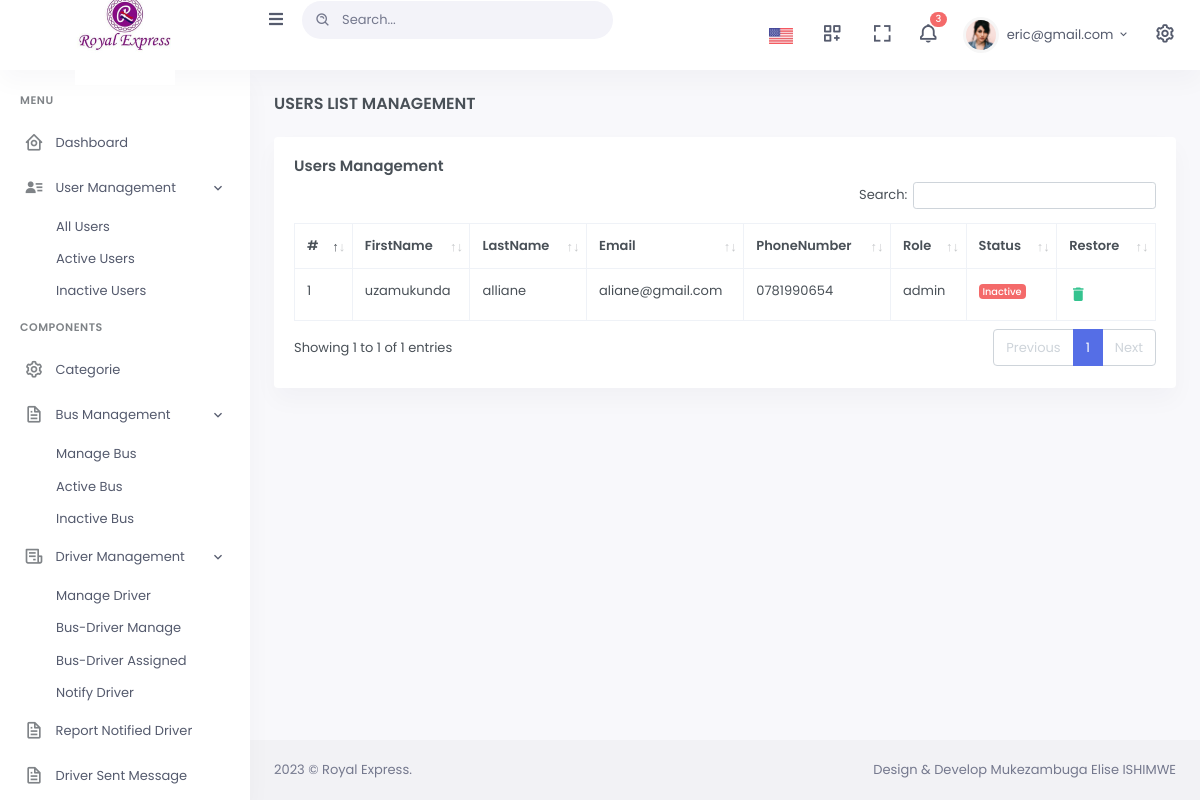
The app's page /admin/inactiveuser.php (signed in) with its own data.
### tables this page shows
CREATE TABLE `users` (
  `user_id` int(11) NOT NULL,
  `firstname` varchar(56) NOT NULL,
  `lastname` varchar(45) NOT NULL,
  `email` varchar(34) NOT NULL,
  `phonenumber` varchar(33) NOT NULL,
  `password` varchar(100) NOT NULL,
  `status` int(11) NOT NULL,
  `role` varchar(65) NOT NULL,
  `created_on` date NOT NULL DEFAULT current_timestamp(),
  `status1` varchar(11) DEFAULT NULL
);

### admin/inactiveuser.php (the view, shortened to what this page needs)
<!doctype html>
<html lang="en">
<head>
        <link href="assets/libs/datatables.net-bs4/css/dataTables.bootstrap4.min.css" rel="stylesheet" type="text/css" />
        <link href="assets/libs/datatables.net-buttons-bs4/css/buttons.bootstrap4.min.css" rel="stylesheet" type="text/css" />
        <link href="assets/libs/datatables.net-responsive-bs4/css/responsive.bootstrap4.min.css" rel="stylesheet" type="text/css" />
        <link href="assets/css/bootstrap.min.css" id="bootstrap-style" rel="stylesheet" type="text/css" />
        <link href="assets/css/icons.min.css" rel="stylesheet" type="text/css" />
        <link href="assets/css/app.min.css" id="app-style" rel="stylesheet" type="text/css" />
    </head>
    <body data-sidebar="" data-layout-mode="light">
        <div id="layout-wrapper">
           <?php
           include('include/header.php');
           ?>
            <?php
           include('include/navbar.php');
           ?>
            <div class="main-content">
                <div class="page-content">
                    <div class="container-fluid">
                        <div class="row">
                            <div class="col-12">
                                <div class="page-title-box d-sm-flex align-items-center justify-content-between">
                                    <h4 class="mb-sm-0 font-size-18">Users List Management</h4>
                                </div>
                            </div>
                        </div>
                        <div class="row">
                            <div class="col-12">
                                <div class="card">
                                    <div class="card-body">
                                        <h4 class="card-title">Users Management</h4>
                                        <table id="datatable-buttons" class="table table-bordered dt-responsive nowrap w-100">
                                            <thead>
                                            <tr><th>#</th>
                                                <th>FirstName</th>
                                                <th>LastName</th>
                                                <th>Email</th>
                                                <th>PhoneNumber</th>
                                                <th>Role</th>
                                                <th>Status</th>
                                                <th>Restore</th>
                                            </tr>
                                            </thead>
                                            <tbody>
                                            <?php
                                                $select = mysqli_query($con,"SELECT  * FROM users where status='1'");
                                                $i=0;
                                                while ($row = mysqli_fetch_array($select)) {
                                                    $i++;
if($row['status']==0){
    $status='<span class="badge bg-success">Active</span>';
  }
  elseif($row['status']==1){
      $status='<span class="badge bg-danger">Inactive</span>';
  }
                                            ?>
                                            <tr>
                                                <td><?php echo $i ?></td>
                                                <td><?php echo $row['firstname'];?></td>
                                                <td><?php echo $row['lastname'];?></td>
                                                <td><?php echo $row['email'];?></td>
                                                <td><?php echo $row['phonenumber'];?></td>
                                                <td><?php echo $row['role'];?></td>
                                                <td><?php echo $status ?></td>
                                                <td>
                                                            <div class="d-flex gap-3">
                                                                <a href="" class="text-success" data-bs-toggle="modal" data-bs-target=".orderdetailsModals<?= $row['user_id']; ?>"><i class="mdi mdi-delete font-size-18"></i></a>
                                                            </div>
                                                        </td>
                                            </tr>
                                            <?php
                                                }
                                            ?>
                                            </tbody>
                                        </table>
                                    </div>
                                </div>
                            </div>
                        </div>
                    </div>
                </div>
               <?php
               include('include/footer.php');
               ?>
            </div>
        </div>
    </body>
</html>

### records on screen
users: firstname "uzamukunda", lastname "alliane", email "aliane@gmail.com", phonenumber "0781990654", role "admin", status "Inactive"

### other values on screen
$total "3"
$_SESSION['email'] "eric@gmail.com"
